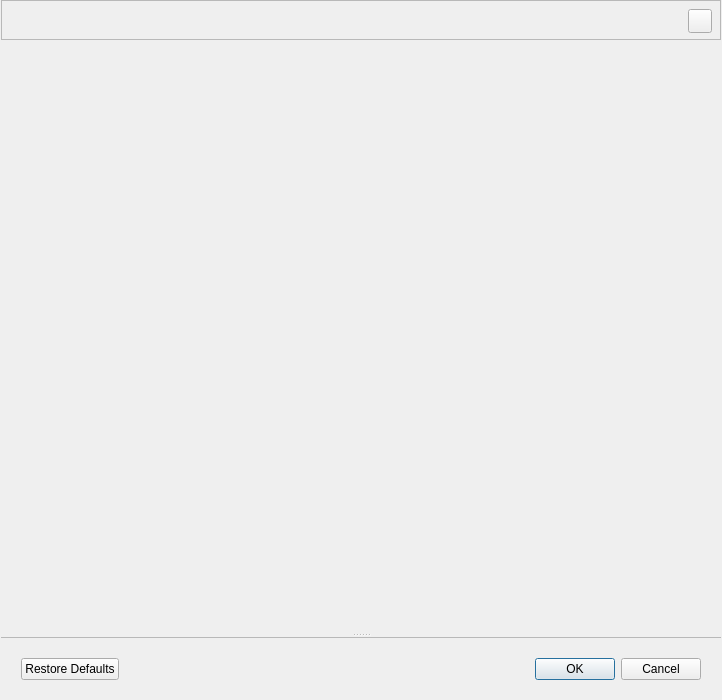
<?xml version="1.0" encoding="UTF-8"?>
<ui version="4.0">
 <class>AFQSourceProperties</class>
 <widget class="QDialog" name="AFQSourceProperties">
  <property name="geometry">
   <rect>
    <x>0</x>
    <y>0</y>
    <width>722</width>
    <height>700</height>
   </rect>
  </property>
  <property name="sizePolicy">
   <sizepolicy hsizetype="Preferred" vsizetype="Preferred">
    <horstretch>0</horstretch>
    <verstretch>0</verstretch>
   </sizepolicy>
  </property>
  <property name="minimumSize">
   <size>
    <width>722</width>
    <height>0</height>
   </size>
  </property>
  <property name="maximumSize">
   <size>
    <width>722</width>
    <height>16777215</height>
   </size>
  </property>
  <property name="contextMenuPolicy">
   <enum>Qt::CustomContextMenu</enum>
  </property>
  <property name="windowTitle">
   <string>Properties</string>
  </property>
  <property name="styleSheet">
   <string notr="true"/>
  </property>
  <property name="sizeGripEnabled">
   <bool>false</bool>
  </property>
  <layout class="QVBoxLayout" name="verticalLayout">
   <property name="spacing">
    <number>0</number>
   </property>
   <property name="leftMargin">
    <number>1</number>
   </property>
   <property name="topMargin">
    <number>0</number>
   </property>
   <property name="rightMargin">
    <number>1</number>
   </property>
   <property name="bottomMargin">
    <number>0</number>
   </property>
   <item>
    <widget class="QFrame" name="titleFrame">
     <property name="minimumSize">
      <size>
       <width>0</width>
       <height>40</height>
      </size>
     </property>
     <property name="maximumSize">
      <size>
       <width>16777215</width>
       <height>40</height>
      </size>
     </property>
     <property name="styleSheet">
      <string notr="true"/>
     </property>
     <property name="frameShape">
      <enum>QFrame::StyledPanel</enum>
     </property>
     <property name="frameShadow">
      <enum>QFrame::Raised</enum>
     </property>
     <layout class="QHBoxLayout" name="titleFrameLayout">
      <property name="leftMargin">
       <number>18</number>
      </property>
      <property name="topMargin">
       <number>8</number>
      </property>
      <property name="rightMargin">
       <number>8</number>
      </property>
      <property name="bottomMargin">
       <number>8</number>
      </property>
      <item>
       <widget class="QLabel" name="labelTitle">
        <property name="text">
         <string/>
        </property>
        <property name="labelType" stdset="0">
         <string>labelTitle</string>
        </property>
       </widget>
      </item>
      <item>
       <spacer name="horizontalSpacer">
        <property name="orientation">
         <enum>Qt::Horizontal</enum>
        </property>
        <property name="sizeHint" stdset="0">
         <size>
          <width>40</width>
          <height>20</height>
         </size>
        </property>
       </spacer>
      </item>
      <item>
       <widget class="QPushButton" name="closeButton">
        <property name="minimumSize">
         <size>
          <width>24</width>
          <height>24</height>
         </size>
        </property>
        <property name="maximumSize">
         <size>
          <width>24</width>
          <height>24</height>
         </size>
        </property>
        <property name="text">
         <string/>
        </property>
        <property name="iconSize">
         <size>
          <width>11</width>
          <height>11</height>
         </size>
        </property>
        <property name="buttonType" stdset="0">
         <string>closeButton</string>
        </property>
       </widget>
      </item>
     </layout>
    </widget>
   </item>
   <item>
    <widget class="QSplitter" name="windowSplitter">
     <property name="minimumSize">
      <size>
       <width>0</width>
       <height>400</height>
      </size>
     </property>
     <property name="orientation">
      <enum>Qt::Vertical</enum>
     </property>
     <property name="childrenCollapsible">
      <bool>false</bool>
     </property>
     <widget class="QFrame" name="previewFrame">
      <property name="sizePolicy">
       <sizepolicy hsizetype="Preferred" vsizetype="Expanding">
        <horstretch>0</horstretch>
        <verstretch>1</verstretch>
       </sizepolicy>
      </property>
      <property name="styleSheet">
       <string notr="true"/>
      </property>
      <property name="frameShape">
       <enum>QFrame::NoFrame</enum>
      </property>
      <property name="frameShadow">
       <enum>QFrame::Plain</enum>
      </property>
      <layout class="QVBoxLayout" name="verticalLayout_7">
       <property name="spacing">
        <number>0</number>
       </property>
       <property name="leftMargin">
        <number>0</number>
       </property>
       <property name="topMargin">
        <number>0</number>
       </property>
       <property name="rightMargin">
        <number>0</number>
       </property>
       <property name="bottomMargin">
        <number>0</number>
       </property>
       <item>
        <widget class="AFQTDisplay" name="preview" native="true">
         <property name="sizePolicy">
          <sizepolicy hsizetype="Expanding" vsizetype="Expanding">
           <horstretch>0</horstretch>
           <verstretch>1</verstretch>
          </sizepolicy>
         </property>
         <property name="minimumSize">
          <size>
           <width>20</width>
           <height>150</height>
          </size>
         </property>
        </widget>
       </item>
      </layout>
     </widget>
     <widget class="QFrame" name="propertiesFrame">
      <property name="sizePolicy">
       <sizepolicy hsizetype="Preferred" vsizetype="Expanding">
        <horstretch>0</horstretch>
        <verstretch>1</verstretch>
       </sizepolicy>
      </property>
      <property name="styleSheet">
       <string notr="true"/>
      </property>
      <property name="frameShape">
       <enum>QFrame::NoFrame</enum>
      </property>
      <property name="frameShadow">
       <enum>QFrame::Plain</enum>
      </property>
      <layout class="QVBoxLayout" name="propertiesLayout">
       <property name="leftMargin">
        <number>0</number>
       </property>
       <property name="topMargin">
        <number>0</number>
       </property>
       <property name="rightMargin">
        <number>0</number>
       </property>
       <property name="bottomMargin">
        <number>0</number>
       </property>
      </layout>
     </widget>
    </widget>
   </item>
   <item>
    <widget class="QFrame" name="line">
     <property name="minimumSize">
      <size>
       <width>0</width>
       <height>1</height>
      </size>
     </property>
     <property name="maximumSize">
      <size>
       <width>16777215</width>
       <height>1</height>
      </size>
     </property>
     <property name="frameShape">
      <enum>QFrame::StyledPanel</enum>
     </property>
     <property name="frameShadow">
      <enum>QFrame::Raised</enum>
     </property>
    </widget>
   </item>
   <item>
    <layout class="QHBoxLayout" name="horizontalLayout">
     <property name="spacing">
      <number>10</number>
     </property>
     <property name="leftMargin">
      <number>20</number>
     </property>
     <property name="topMargin">
      <number>20</number>
     </property>
     <property name="rightMargin">
      <number>20</number>
     </property>
     <property name="bottomMargin">
      <number>20</number>
     </property>
     <item>
      <widget class="QDialogButtonBox" name="buttonBox">
       <property name="standardButtons">
        <set>QDialogButtonBox::Cancel|QDialogButtonBox::Ok|QDialogButtonBox::RestoreDefaults</set>
       </property>
      </widget>
     </item>
    </layout>
   </item>
  </layout>
 </widget>
 <customwidgets>
  <customwidget>
   <class>AFQTDisplay</class>
   <extends>QWidget</extends>
   <header>UIComponent/CQtDisplay.h</header>
   <container>1</container>
  </customwidget>
 </customwidgets>
 <resources>
  <include location="aneta-main-resource.qrc"/>
 </resources>
 <connections/>
</ui>
